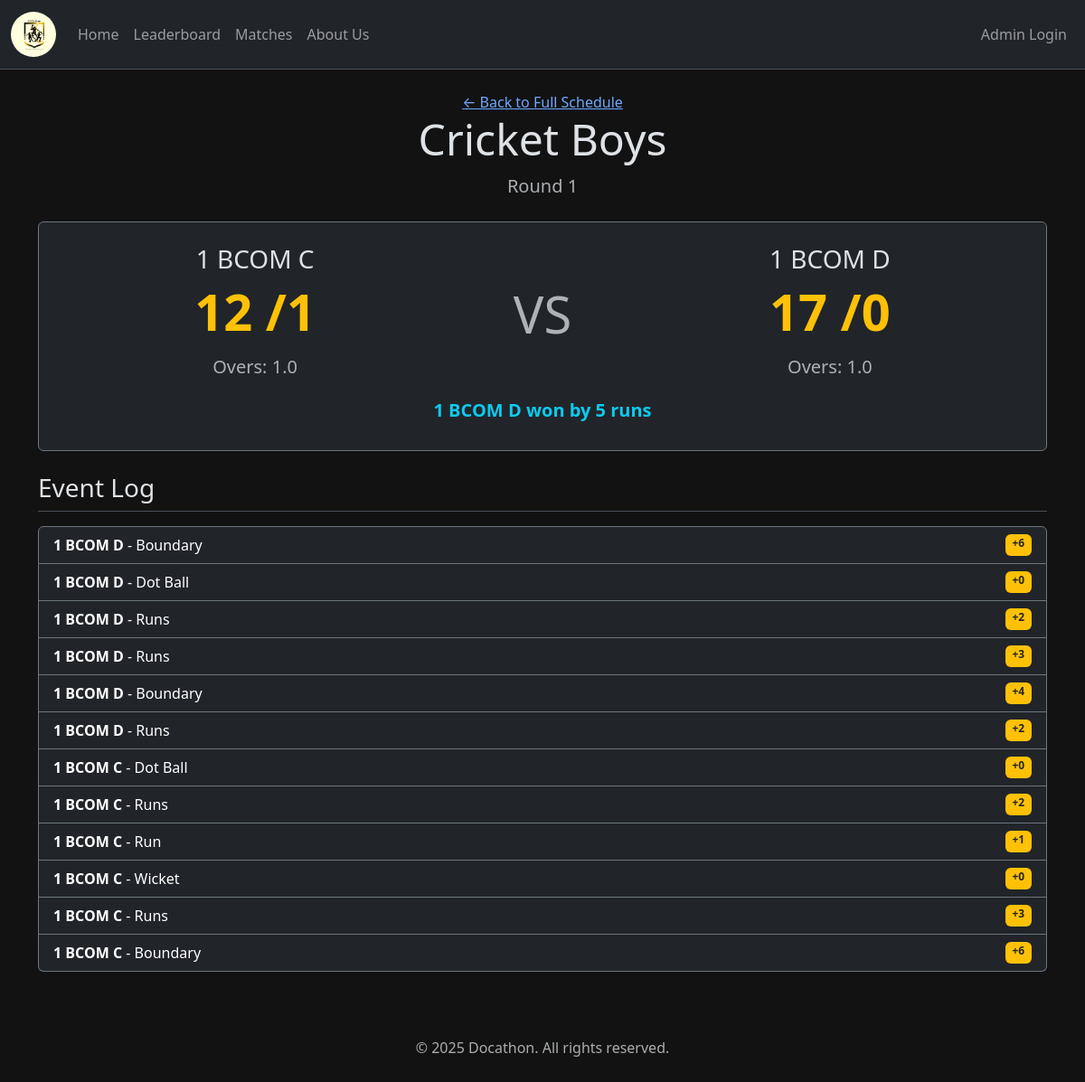
/matches/8, run on the app's committed database.
### tables this page shows
CREATE TABLE sports (
    id INTEGER PRIMARY KEY AUTOINCREMENT,
    name TEXT NOT NULL UNIQUE,
    -- 1 for sports with scores (Football), 0 for result-only (Chess)
    has_scores INTEGER NOT NULL CHECK(has_scores IN (0, 1))
);

CREATE TABLE rounds (
                id INTEGER PRIMARY KEY AUTOINCREMENT,
                sport_id INTEGER NOT NULL,
                name TEXT NOT NULL,
                round_type TEXT NOT NULL CHECK(round_type IN ('GROUP', 'KNOCKOUT', 'QUARTER_FINAL', 'SEMI_FINAL', 'FINAL')),
                FOREIGN KEY (sport_id) REFERENCES sports (id)
            );

CREATE TABLE classes (
    id INTEGER PRIMARY KEY AUTOINCREMENT,
    name TEXT NOT NULL UNIQUE
);

CREATE TABLE matches (
    id INTEGER PRIMARY KEY AUTOINCREMENT,
    sport_id INTEGER NOT NULL,
    class1_id INTEGER NOT NULL,
    class2_id INTEGER NOT NULL,
    -- The ID of the winning class. NULL if match is not completed.
    winner_id INTEGER,
    -- Flexible text field for custom score formats (e.g., "2-1", "150/7", "21-18, 21-19")
    result_details TEXT,
    -- Status of the match
    status TEXT NOT NULL DEFAULT 'UPCOMING' CHECK(status IN ('UPCOMING', 'LIVE', 'COMPLETED')),
    -- Storing datetime as ISO 8601 string ("YYYY-MM-DD HH:MM:SS")
    match_time TEXT NOT NULL,
    notes TEXT, live_match_state TEXT, round_id INTEGER,
    FOREIGN KEY (sport_id) REFERENCES sports (id),
    FOREIGN KEY (class1_id) REFERENCES classes (id),
    FOREIGN KEY (class2_id) REFERENCES classes (id),
    FOREIGN KEY (winner_id) REFERENCES classes (id)
);

CREATE TABLE score_log (
                id INTEGER PRIMARY KEY AUTOINCREMENT,
                match_id INTEGER NOT NULL,
                team_id INTEGER NOT NULL,
                points_scored INTEGER NOT NULL,
                event_type TEXT NOT NULL,
                created_at TIMESTAMP DEFAULT CURRENT_TIMESTAMP, counts_as_ball INTEGER NOT NULL DEFAULT 0,
                FOREIGN KEY (match_id) REFERENCES matches (id),
                FOREIGN KEY (team_id) REFERENCES classes (id)
            );

### app.py (the view)
@app.route('/matches/<int:match_id>')
def match_details(match_id):
    conn = get_db_connection()
    match = conn.execute("""
        SELECT m.*, s.name as sport_name, r.name as round_name, c1.name as class1_name, c2.name as class2_name
        FROM matches m
        JOIN sports s ON m.sport_id = s.id
        JOIN rounds r ON m.round_id = r.id
        JOIN classes c1 ON m.class1_id = c1.id
        JOIN classes c2 ON m.class2_id = c2.id
        WHERE m.id = ?
    """, (match_id,)).fetchone()
    if match is None:
        flash('Match not found!', 'danger')
        return redirect(url_for('matches'))
    scores = {}
    is_cricket = 'Cricket' in match['sport_name']
    if match['status'] in ('LIVE', 'COMPLETED'):
        scores = {
            match['class1_id']: get_live_scores(conn, match_id, match['class1_id']),
            match['class2_id']: get_live_scores(conn, match_id, match['class2_id'])
        }
    score_log = conn.execute("""
        SELECT sl.*, c.name as team_name
        FROM score_log sl
        JOIN classes c ON sl.team_id = c.id
        WHERE sl.match_id = ?
        ORDER BY sl.created_at DESC
    """, (match_id,)).fetchall()
    conn.close()
    return render_template('public/match_details.html', match=match, score_log=score_log, scores=scores, is_cricket=is_cricket, page_title="Match Details")

### app.py (called while the page is built)
def get_live_scores(conn, match_id, team_id):
    score = conn.execute('SELECT SUM(points_scored) FROM score_log WHERE match_id = ? AND team_id = ?', (match_id, team_id)).fetchone()[0] or 0
    wickets = conn.execute("SELECT COUNT(*) FROM score_log WHERE match_id = ? AND team_id = ? AND event_type = 'Wicket'", (match_id, team_id)).fetchone()[0] or 0
    balls_faced = conn.execute('SELECT SUM(counts_as_ball) FROM score_log WHERE match_id = ? AND team_id = ?', (match_id, team_id)).fetchone()[0] or 0
    overs = balls_faced // 6
    balls = balls_faced % 6
    return {'score': score, 'wickets': wickets, 'overs': overs, 'balls': balls}

### utils/db.py (called while the page is built)
def get_db_connection():
    conn = sqlite3.connect(DB_PATH)
    conn.row_factory = sqlite3.Row
    return conn

### templates/public/match_details.html
{% extends "base.html" %}
{% block content %}
<div class="text-center mb-4">
    <a href="{{ url_for('matches') }}">&larr; Back to Full Schedule</a>
    <h1 class="display-5">{{ match.sport_name }}</h1>
    <p class="lead text-muted">{{ match.round_name }}</p>
</div>
<div class="card bg-dark border-secondary mb-4">
    <div class="card-body p-4">
        <div class="row align-items-center text-center">
            <div class="col-5">
                <h2 class="h3">{{ match.class1_name }}</h2>
                {% if scores[match.class1_id] %}
                <p class="display-4 fw-bold text-warning">
                    <span id="score-{{ match.class1_id }}">{{ scores[match.class1_id].score }}</span>
                    {% if is_cricket %}/<span id="wickets-{{ match.class1_id }}">{{ scores[match.class1_id].wickets }}</span>{% endif %}
                </p>
                {% if is_cricket %}
                <p class="text-muted h5">
                    Overs: <span id="overs-{{ match.class1_id }}">{{ scores[match.class1_id].overs }}</span>.<span id="balls-{{ match.class1_id }}">{{ scores[match.class1_id].balls }}</span>
                </p>
                {% endif %}
                {% endif %}
            </div>
            <div class="col-2">
                <span class="display-4 text-muted">VS</span>
            </div>
            <div class="col-5">
                <h2 class="h3">{{ match.class2_name }}</h2>
                {% if scores[match.class2_id] %}
                <p class="display-4 fw-bold text-warning">
                    <span id="score-{{ match.class2_id }}">{{ scores[match.class2_id].score }}</span>
                    {% if is_cricket %}/<span id="wickets-{{ match.class2_id }}">{{ scores[match.class2_id].wickets }}</span>{% endif %}
                </p>
                {% if is_cricket %}
                <p class="text-muted h5">
                    Overs: <span id="overs-{{ match.class2_id }}">{{ scores[match.class2_id].overs }}</span>.<span id="balls-{{ match.class2_id }}">{{ scores[match.class2_id].balls }}</span>
                </p>
                {% endif %}
                {% endif %}
            </div>
        </div>
        {% if match.status == 'COMPLETED' and match.result_details %}
        <div class="text-center mt-3">
            <p class="h5 fw-bold text-info">{{ match.result_details }}</p>
        </div>
        {% endif %}
    </div>
</div>
{% if score_log %}
<h3 class="border-bottom pb-2 mb-3">Event Log</h3>
<ul class="list-group">
    {% for event in score_log %}
    <li class="list-group-item bg-dark text-white border-secondary d-flex justify-content-between">
        <span>
            <span class="fw-bold">{{ event.team_name }}</span> - {{ event.event_type }}
        </span>
        <span class="badge bg-warning text-dark">+{{ event.points_scored }}</span>
    </li>
    {% endfor %}
</ul>
{% elif match.status != 'UPCOMING' %}
<p class="text-center">No scoring events have been logged for this match.</p>
{% endif %}
{% endblock %}

### static/css/style.css (style rules this page uses)
body { background-color: #121212 !important; }
.card { background-color: #1e1e1e; border: 1px solid #444; }

### data on the page
sports: sport_name "Cricket Boys"
rounds: round_name "Round 1"
classes: class1_name "1 BCOM C"
classes: class2_name "1 BCOM D"
matches: result_details "1 BCOM D won by 5 runs"
score_log: team_name "1 BCOM D", event_type "Boundary", points_scored "6"
score_log: team_name "1 BCOM D", event_type "Dot Ball", points_scored "0"
score_log: team_name "1 BCOM D", event_type "Runs", points_scored "2"
score_log: team_name "1 BCOM D", event_type "Runs", points_scored "3"
score_log: team_name "1 BCOM D", event_type "Boundary", points_scored "4"
score_log: team_name "1 BCOM D", event_type "Runs", points_scored "2"
score_log: team_name "1 BCOM C", event_type "Dot Ball", points_scored "0"
score_log: team_name "1 BCOM C", event_type "Runs", points_scored "2"
score_log: team_name "1 BCOM C", event_type "Run", points_scored "1"
score_log: team_name "1 BCOM C", event_type "Wicket", points_scored "0"
score_log: team_name "1 BCOM C", event_type "Runs", points_scored "3"
score_log: team_name "1 BCOM C", event_type "Boundary", points_scored "6"

### other printed values
{{ scores[match.class1_id].score }} "12"
{{ scores[match.class1_id].wickets }} "1"
{{ scores[match.class1_id].overs }} "1"
{{ scores[match.class1_id].balls }} "0"
{{ scores[match.class2_id].score }} "17"
{{ scores[match.class2_id].wickets }} "0"
{{ scores[match.class2_id].overs }} "1"
{{ scores[match.class2_id].balls }} "0"
